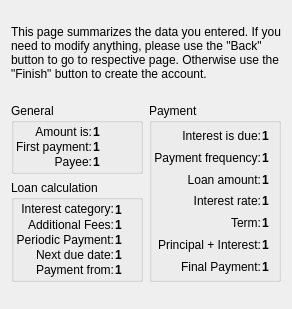
<?xml version="1.0" encoding="UTF-8"?>
<ui version="4.0">
 <class>SummaryWizardPage</class>
 <widget class="QWizardPage" name="SummaryWizardPage">
  <attribute name="title">
    <string>Summary</string>
  </attribute>
  <layout class="QVBoxLayout">
    <property name="margin">
      <number>11</number>
    </property>
    <property name="spacing">
      <number>6</number>
    </property>
    <item>
      <widget class="QLabel" name="TextLabel22_2_2">
        <property name="text">
          <string>
This page summarizes the data you entered. If you need to modify anything, please use the &quot;Back&quot; button to go to respective page. Otherwise use the &quot;Finish&quot; button to create the account.</string>
        </property>
        <property name="alignment">
          <set>Qt::AlignTop</set>
        </property>
        <property name="wordWrap">
          <bool>true</bool>
        </property>
      </widget>
    </item>
    <item>
      <spacer name="Spacer69">
        <property name="sizeHint">
          <size>
            <width>0</width>
            <height>16</height>
          </size>
        </property>
        <property name="sizeType">
          <enum>QSizePolicy::Expanding</enum>
        </property>
        <property name="orientation">
          <enum>Qt::Vertical</enum>
        </property>
      </spacer>
    </item>
    <item>
      <layout class="QHBoxLayout">
        <property name="margin">
          <number>0</number>
        </property>
        <property name="spacing">
          <number>6</number>
        </property>
        <item>
          <layout class="QVBoxLayout">
            <property name="margin">
              <number>0</number>
            </property>
            <property name="spacing">
              <number>6</number>
            </property>
            <item>
              <widget class="QGroupBox" name="GroupBox3">
                <property name="title">
                  <string comment="@title loan general information">General</string>
                </property>
                <layout class="QVBoxLayout">
                  <property name="margin">
                    <number>1</number>
                  </property>
                  <property name="spacing">
                    <number>1</number>
                  </property>
                  <item>
                    <layout class="QGridLayout">
                      <property name="margin">
                        <number>1</number>
                      </property>
                      <property name="spacing">
                        <number>1</number>
                      </property>
                      <item row="2" column="0">
                        <widget class="QLabel" name="TextLabel5_3">
                          <property name="text">
                            <string>Payee:</string>
                          </property>
                          <property name="alignment">
                            <set>Qt::AlignVCenter|Qt::AlignRight</set>
                          </property>
                          <property name="wordWrap">
                            <bool>false</bool>
                          </property>
                        </widget>
                      </item>
                      <item row="0" column="1">
                        <widget class="QLabel" name="m_summaryLoanType">
                          <property name="font">
                            <font>
                              <bold>true</bold>
                            </font>
                          </property>
                          <property name="text">
                            <string>1</string>
                          </property>
                          <property name="textFormat">
                            <enum>Qt::PlainText</enum>
                          </property>
                          <property name="wordWrap">
                            <bool>false</bool>
                          </property>
                        </widget>
                      </item>
                      <item row="2" column="1">
                        <widget class="QLabel" name="m_summaryPayee">
                          <property name="font">
                            <font>
                              <bold>true</bold>
                            </font>
                          </property>
                          <property name="text">
                            <string>1</string>
                          </property>
                          <property name="textFormat">
                            <enum>Qt::PlainText</enum>
                          </property>
                          <property name="wordWrap">
                            <bool>false</bool>
                          </property>
                        </widget>
                      </item>
                      <item row="1" column="0">
                        <widget class="QLabel" name="TextLabel4_4">
                          <property name="text">
                            <string>First payment:</string>
                          </property>
                          <property name="alignment">
                            <set>Qt::AlignVCenter|Qt::AlignRight</set>
                          </property>
                          <property name="wordWrap">
                            <bool>false</bool>
                          </property>
                        </widget>
                      </item>
                      <item row="1" column="1">
                        <widget class="QLabel" name="m_summaryFirstPayment">
                          <property name="font">
                            <font>
                              <bold>true</bold>
                            </font>
                          </property>
                          <property name="text">
                            <string>1</string>
                          </property>
                          <property name="textFormat">
                            <enum>Qt::PlainText</enum>
                          </property>
                          <property name="wordWrap">
                            <bool>false</bool>
                          </property>
                        </widget>
                      </item>
                      <item row="0" column="0">
                        <widget class="QLabel" name="TextLabel3_5">
                          <property name="text">
                            <string>Amount is:</string>
                          </property>
                          <property name="alignment">
                            <set>Qt::AlignVCenter|Qt::AlignRight</set>
                          </property>
                          <property name="wordWrap">
                            <bool>false</bool>
                          </property>
                        </widget>
                      </item>
                    </layout>
                  </item>
                </layout>
              </widget>
            </item>
            <item>
              <widget class="QGroupBox" name="GroupBox2">
                <property name="title">
                  <string>Loan calculation</string>
                </property>
                <layout class="QVBoxLayout">
                  <property name="margin">
                    <number>1</number>
                  </property>
                  <property name="spacing">
                    <number>1</number>
                  </property>
                  <item>
                    <layout class="QGridLayout">
                      <property name="margin">
                        <number>1</number>
                      </property>
                      <property name="spacing">
                        <number>1</number>
                      </property>
                      <item row="3" column="1">
                        <widget class="QLabel" name="m_summaryTotalPeriodicPayment">
                          <property name="font">
                            <font>
                              <bold>true</bold>
                            </font>
                          </property>
                          <property name="text">
                            <string>1</string>
                          </property>
                          <property name="textFormat">
                            <enum>Qt::PlainText</enum>
                          </property>
                          <property name="wordWrap">
                            <bool>false</bool>
                          </property>
                        </widget>
                      </item>
                      <item row="5" column="1">
                        <widget class="QLabel" name="m_summaryPaymentAccount">
                          <property name="font">
                            <font>
                              <bold>true</bold>
                            </font>
                          </property>
                          <property name="text">
                            <string>1</string>
                          </property>
                          <property name="textFormat">
                            <enum>Qt::PlainText</enum>
                          </property>
                          <property name="wordWrap">
                            <bool>false</bool>
                          </property>
                        </widget>
                      </item>
                      <item row="2" column="1">
                        <widget class="QLabel" name="m_summaryAdditionalFees">
                          <property name="font">
                            <font>
                              <bold>true</bold>
                            </font>
                          </property>
                          <property name="text">
                            <string>1</string>
                          </property>
                          <property name="textFormat">
                            <enum>Qt::PlainText</enum>
                          </property>
                          <property name="wordWrap">
                            <bool>false</bool>
                          </property>
                        </widget>
                      </item>
                      <item row="3" column="0">
                        <widget class="QLabel" name="TextLabel15">
                          <property name="text">
                            <string>Periodic Payment:</string>
                          </property>
                          <property name="alignment">
                            <set>Qt::AlignVCenter|Qt::AlignRight</set>
                          </property>
                          <property name="wordWrap">
                            <bool>false</bool>
                          </property>
                        </widget>
                      </item>
                      <item row="1" column="0" rowspan="2" colspan="1">
                        <widget class="QLabel" name="TextLabel14">
                          <property name="text">
                            <string>Additional Fees:</string>
                          </property>
                          <property name="alignment">
                            <set>Qt::AlignVCenter|Qt::AlignRight</set>
                          </property>
                          <property name="wordWrap">
                            <bool>false</bool>
                          </property>
                        </widget>
                      </item>
                      <item row="0" column="0">
                        <widget class="QLabel" name="TextLabel13">
                          <property name="text">
                            <string>Interest category:</string>
                          </property>
                          <property name="alignment">
                            <set>Qt::AlignVCenter|Qt::AlignRight</set>
                          </property>
                          <property name="wordWrap">
                            <bool>false</bool>
                          </property>
                        </widget>
                      </item>
                      <item row="5" column="0">
                        <widget class="QLabel" name="TextLabel17">
                          <property name="text">
                            <string>Payment from:</string>
                          </property>
                          <property name="alignment">
                            <set>Qt::AlignVCenter|Qt::AlignRight</set>
                          </property>
                          <property name="wordWrap">
                            <bool>false</bool>
                          </property>
                        </widget>
                      </item>
                      <item row="0" column="1" rowspan="2" colspan="1">
                        <widget class="QLabel" name="m_summaryInterestCategory">
                          <property name="font">
                            <font>
                              <bold>true</bold>
                            </font>
                          </property>
                          <property name="text">
                            <string>1</string>
                          </property>
                          <property name="textFormat">
                            <enum>Qt::PlainText</enum>
                          </property>
                          <property name="wordWrap">
                            <bool>false</bool>
                          </property>
                        </widget>
                      </item>
                      <item row="4" column="1">
                        <widget class="QLabel" name="m_summaryNextPayment">
                          <property name="font">
                            <font>
                              <bold>true</bold>
                            </font>
                          </property>
                          <property name="text">
                            <string>1</string>
                          </property>
                          <property name="textFormat">
                            <enum>Qt::PlainText</enum>
                          </property>
                          <property name="wordWrap">
                            <bool>false</bool>
                          </property>
                        </widget>
                      </item>
                      <item row="4" column="0">
                        <widget class="QLabel" name="TextLabel16_3">
                          <property name="text">
                            <string>Next due date:</string>
                          </property>
                          <property name="alignment">
                            <set>Qt::AlignVCenter|Qt::AlignRight</set>
                          </property>
                          <property name="wordWrap">
                            <bool>false</bool>
                          </property>
                        </widget>
                      </item>
                    </layout>
                  </item>
                </layout>
              </widget>
            </item>
          </layout>
        </item>
        <item>
          <widget class="QGroupBox" name="GroupBox1">
            <property name="title">
              <string>Payment</string>
            </property>
            <layout class="QVBoxLayout">
              <property name="margin">
                <number>1</number>
              </property>
              <property name="spacing">
                <number>1</number>
              </property>
              <item>
                <layout class="QGridLayout">
                  <property name="margin">
                    <number>1</number>
                  </property>
                  <property name="spacing">
                    <number>1</number>
                  </property>
                  <item row="3" column="1">
                    <widget class="QLabel" name="m_summaryInterestRate">
                      <property name="font">
                        <font>
                          <bold>true</bold>
                        </font>
                      </property>
                      <property name="text">
                        <string>1</string>
                      </property>
                      <property name="textFormat">
                        <enum>Qt::PlainText</enum>
                      </property>
                      <property name="wordWrap">
                        <bool>false</bool>
                      </property>
                    </widget>
                  </item>
                  <item row="4" column="0">
                    <widget class="QLabel" name="TextLabel10_3">
                      <property name="text">
                        <string>Term:</string>
                      </property>
                      <property name="alignment">
                        <set>Qt::AlignVCenter|Qt::AlignRight</set>
                      </property>
                      <property name="wordWrap">
                        <bool>false</bool>
                      </property>
                    </widget>
                  </item>
                  <item row="5" column="1">
                    <widget class="QLabel" name="m_summaryPeriodicPayment">
                      <property name="font">
                        <font>
                          <bold>true</bold>
                        </font>
                      </property>
                      <property name="text">
                        <string>1</string>
                      </property>
                      <property name="textFormat">
                        <enum>Qt::PlainText</enum>
                      </property>
                      <property name="wordWrap">
                        <bool>false</bool>
                      </property>
                    </widget>
                  </item>
                  <item row="3" column="0">
                    <widget class="QLabel" name="TextLabel9_3">
                      <property name="text">
                        <string>Interest rate:</string>
                      </property>
                      <property name="alignment">
                        <set>Qt::AlignVCenter|Qt::AlignRight</set>
                      </property>
                      <property name="wordWrap">
                        <bool>false</bool>
                      </property>
                    </widget>
                  </item>
                  <item row="1" column="1">
                    <widget class="QLabel" name="m_summaryPaymentFrequency">
                      <property name="font">
                        <font>
                          <bold>true</bold>
                        </font>
                      </property>
                      <property name="text">
                        <string>1</string>
                      </property>
                      <property name="textFormat">
                        <enum>Qt::PlainText</enum>
                      </property>
                      <property name="wordWrap">
                        <bool>false</bool>
                      </property>
                    </widget>
                  </item>
                  <item row="6" column="0">
                    <widget class="QLabel" name="TextLabel12">
                      <property name="text">
                        <string>Final Payment:</string>
                      </property>
                      <property name="alignment">
                        <set>Qt::AlignVCenter|Qt::AlignRight</set>
                      </property>
                      <property name="wordWrap">
                        <bool>false</bool>
                      </property>
                    </widget>
                  </item>
                  <item row="4" column="1">
                    <widget class="QLabel" name="m_summaryTerm">
                      <property name="font">
                        <font>
                          <bold>true</bold>
                        </font>
                      </property>
                      <property name="text">
                        <string>1</string>
                      </property>
                      <property name="textFormat">
                        <enum>Qt::PlainText</enum>
                      </property>
                      <property name="wordWrap">
                        <bool>false</bool>
                      </property>
                    </widget>
                  </item>
                  <item row="0" column="0">
                    <widget class="QLabel" name="TextLabel6_4">
                      <property name="text">
                        <string>Interest is due:</string>
                      </property>
                      <property name="alignment">
                        <set>Qt::AlignVCenter|Qt::AlignRight</set>
                      </property>
                      <property name="wordWrap">
                        <bool>false</bool>
                      </property>
                    </widget>
                  </item>
                  <item row="2" column="1">
                    <widget class="QLabel" name="m_summaryAmount">
                      <property name="font">
                        <font>
                          <bold>true</bold>
                        </font>
                      </property>
                      <property name="text">
                        <string>1</string>
                      </property>
                      <property name="textFormat">
                        <enum>Qt::PlainText</enum>
                      </property>
                      <property name="wordWrap">
                        <bool>false</bool>
                      </property>
                    </widget>
                  </item>
                  <item row="5" column="0">
                    <widget class="QLabel" name="TextLabel11_4">
                      <property name="text">
                        <string>Principal + Interest:</string>
                      </property>
                      <property name="alignment">
                        <set>Qt::AlignVCenter|Qt::AlignRight</set>
                      </property>
                      <property name="wordWrap">
                        <bool>false</bool>
                      </property>
                    </widget>
                  </item>
                  <item row="6" column="1">
                    <widget class="QLabel" name="m_summaryBalloonPayment">
                      <property name="font">
                        <font>
                          <bold>true</bold>
                        </font>
                      </property>
                      <property name="text">
                        <string>1</string>
                      </property>
                      <property name="textFormat">
                        <enum>Qt::PlainText</enum>
                      </property>
                      <property name="wordWrap">
                        <bool>false</bool>
                      </property>
                    </widget>
                  </item>
                  <item row="2" column="0">
                    <widget class="QLabel" name="TextLabel8_4">
                      <property name="text">
                        <string>Loan amount:</string>
                      </property>
                      <property name="alignment">
                        <set>Qt::AlignVCenter|Qt::AlignRight</set>
                      </property>
                      <property name="wordWrap">
                        <bool>false</bool>
                      </property>
                    </widget>
                  </item>
                  <item row="1" column="0">
                    <widget class="QLabel" name="TextLabel7">
                      <property name="text">
                        <string>Payment frequency:</string>
                      </property>
                      <property name="alignment">
                        <set>Qt::AlignVCenter|Qt::AlignRight</set>
                      </property>
                      <property name="wordWrap">
                        <bool>false</bool>
                      </property>
                    </widget>
                  </item>
                  <item row="0" column="1">
                    <widget class="QLabel" name="m_summaryInterestDue">
                      <property name="font">
                        <font>
                          <bold>true</bold>
                        </font>
                      </property>
                      <property name="text">
                        <string>1</string>
                      </property>
                      <property name="textFormat">
                        <enum>Qt::PlainText</enum>
                      </property>
                      <property name="wordWrap">
                        <bool>false</bool>
                      </property>
                    </widget>
                  </item>
                </layout>
              </item>
            </layout>
          </widget>
        </item>
      </layout>
    </item>
    <item>
      <spacer name="Spacer70">
        <property name="sizeHint">
          <size>
            <width>0</width>
            <height>16</height>
          </size>
        </property>
        <property name="sizeType">
          <enum>QSizePolicy::Expanding</enum>
        </property>
        <property name="orientation">
          <enum>Qt::Vertical</enum>
        </property>
      </spacer>
    </item>
  </layout>
 </widget>
 <resources/>
 <connections/>
 <customwidgets>
 </customwidgets>
 <tabstops>
 </tabstops>
</ui>
